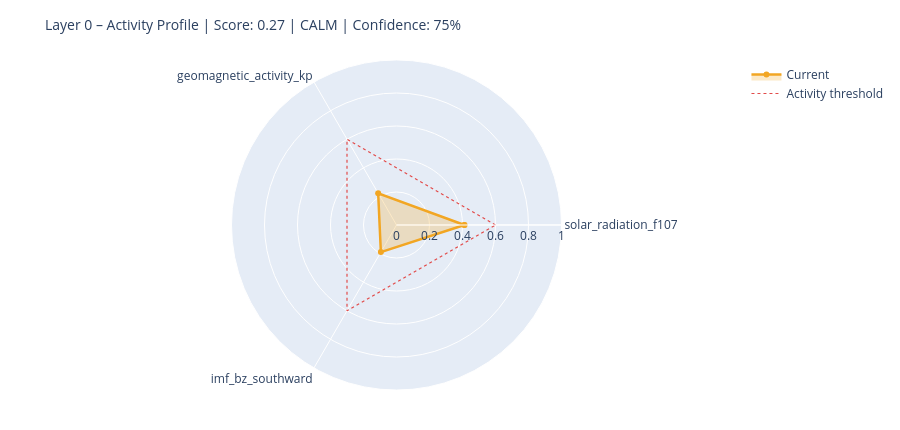

This figure's notebook cell:
### Markdown cell above
---
## 6. State Assessment & Handoff to Layer 1

### Code cell
# ============================================================
# STEP 1 – Collect raw values with source modes
# Mode: 'primary' | 'fallback_3h' | 'last_valid' | 'missing'
# ============================================================

def safe_last(df, col):
    if df is None or col not in df.columns: return None
    s = df[col].dropna()
    return float(s.iloc[-1]) if not s.empty else None

f107_now = safe_last(df_f107, 'f10.7')
bz_now   = safe_last(df_mag,  'bz_gsm')
kp_now   = safe_last(df_kp,   'kp')
sw_now   = safe_last(df_sw,   'speed')

source_modes = {
    'F10.7':    'primary'  if f107_now is not None else 'missing',
    'Kp':       'primary'  if kp_now   is not None else 'missing',
    'IMF_Bz':   'primary'  if bz_now   is not None else 'missing',
    'SW_speed': 'primary'  if sw_now   is not None else 'missing',
}

# Kp Fallback – 3h endpoint
if kp_now is None:
    try:
        r = requests.get(
            'https://services.swpc.noaa.gov/json/noaa-planetary-k-index.json',
            timeout=10)
        r.raise_for_status()
        fb = pd.DataFrame(r.json())
        tc = next((c for c in fb.columns if 'time' in c.lower()), fb.columns[0])
        kc = next((c for c in fb.columns if 'kp' in c.lower() and c != tc), None)
        if kc:
            fb[kc] = fb[kc].astype(str).str.extract(r'([0-9]+(?:\.[0-9]*)?)')[0]
            fb[kc] = pd.to_numeric(fb[kc], errors='coerce')
            fb = fb[fb[kc] >= 0].dropna(subset=[kc])
            if not fb.empty:
                kp_now = float(fb[kc].iloc[-1])
                source_modes['Kp'] = 'fallback_3h'
                print(f'  Kp fallback (3h): {kp_now:.1f}')
    except Exception as e:
        print(f'  Kp fallback failed: {e}')

# Solar Wind Fallback – last valid value
if sw_now is None and df_sw is not None and 'speed' in df_sw.columns:
    s = df_sw['speed'].dropna()
    if not s.empty:
        sw_now = float(s.iloc[-1])
        source_modes['SW_speed'] = 'last_valid'
        print(f'  SW fallback (last_valid): {sw_now:.0f} km/s')

print()
print('Source modes:', source_modes)

# ============================================================
# STEP 2 – Score from available components only
# ============================================================

def norm(v, lo, hi):
    if v is None: return None
    return max(0.0, min(1.0, (v - lo) / (hi - lo)))

COMPONENTS = {
    'solar_radiation_f107':    (f107_now, norm(f107_now, 60, 250)),
    'geomagnetic_activity_kp': (kp_now,   norm(kp_now,   0,   9)),
    'imf_bz_southward':        (bz_now,   norm(-(bz_now or 0) if bz_now else None, -5, 30)
                                           if bz_now is not None else None),
    'solar_wind_speed':        (sw_now,   norm(sw_now, 300, 800)),
}

available   = {k: v[1] for k, v in COMPONENTS.items() if v[1] is not None}
unavailable = [k for k, v in COMPONENTS.items() if v[1] is None]

layer0_score = round(sum(available.values()) / len(available), 4) if available else None
confidence   = round(len(available) / len(COMPONENTS), 2)

level = ('unknown'  if layer0_score is None
         else 'calm'     if layer0_score < 0.3
         else 'moderate' if layer0_score < 0.6
         else 'active')

# ============================================================
# STEP 3 – Dominant Driver
# ============================================================

def dominant_driver(kp, f107, bz, sw):
    candidates = []
    if kp   is not None and kp   >= 4:   candidates.append(('geomagnetic',    kp / 9))
    if sw   is not None and sw   >= 500:  candidates.append(('solar_wind',     sw / 800))
    if bz   is not None and bz   <= -5:   candidates.append(('imf_southward',  abs(bz) / 30))
    if f107 is not None and f107 >= 150:  candidates.append(('solar_radiation',f107 / 250))
    return max(candidates, key=lambda x: x[1])[0] if candidates else 'none'

driver = dominant_driver(kp_now, f107_now, bz_now, sw_now)

# ============================================================
# STEP 4 – Downstream expectations
# ============================================================

def downstream_expectation(driver, score, kp, bz, f107):
    exp = {
        'magnetosphere':        'calm',
        'ionosphere':           'calm',
        'schumann_resonance':   'unchanged',
        'lithosphere_currents': 'low',
    }
    if driver == 'geomagnetic' or (kp and kp >= 5):
        exp['magnetosphere']        = 'compressed / storm'
        exp['ionosphere']           = 'elevated disturbance (TEC variability)'
        exp['schumann_resonance']   = 'elevated amplitude possible'
        exp['lithosphere_currents'] = 'elevated induction currents'
    elif driver == 'imf_southward' or (bz and bz <= -5):
        exp['magnetosphere']        = 'energy coupling active'
        exp['ionosphere']           = 'elevated electron density possible'
        exp['schumann_resonance']   = 'slight modulation possible'
    elif driver == 'solar_radiation' or (f107 and f107 >= 150):
        exp['ionosphere']           = 'elevated ionization (F-layer)'
        exp['schumann_resonance']   = 'slightly elevated background activity'
    return exp

downstream = downstream_expectation(driver, layer0_score, kp_now, bz_now, f107_now)

# ============================================================
# CONSOLE OUTPUT
# ============================================================

W = 58
print('=' * W)
print('LAYER 0 – STATE ASSESSMENT')
print('=' * W)
for name, (raw_v, score_v) in COMPONENTS.items():
    if score_v is not None:
        bar = '█' * int(score_v * 20) + '░' * (20 - int(score_v * 20))
        print(f'  {name:<35}  {bar}  {score_v:.2f}')
    else:
        print(f'  {name:<35}  {"─" * 20}  n/a')
print('-' * W)
print(f'  Score ({len(available)}/{len(COMPONENTS)} components):  {layer0_score:.3f}')
print(f'  Confidence:         {confidence:.0%}')
print(f'  Level:              {level.upper()}')
print(f'  Dominant Driver:    {driver}')

# Radar chart
cats = list(available.keys())
vals = list(available.values())
if len(cats) >= 3:
    fig = go.Figure()
    fig.add_trace(go.Scatterpolar(
        r=vals + [vals[0]], theta=cats + [cats[0]],
        fill='toself', fillcolor='rgba(242,166,35,0.25)',
        line=dict(color='#F2A623', width=2.5), name='Current'
    ))
    fig.add_trace(go.Scatterpolar(
        r=[0.6] * (len(cats) + 1), theta=cats + [cats[0]],
        line=dict(color='#E24B4A', dash='dot', width=1.2),
        mode='lines', name='Activity threshold'
    ))
    fig.update_layout(
        title=dict(text=f'Layer 0 – Activity Profile | Score: {layer0_score:.2f} | {level.upper()} | Confidence: {confidence:.0%}',
                   font=dict(size=14)),
        polar=dict(radialaxis=dict(visible=True, range=[0, 1])),
        height=430, showlegend=True,
        margin=dict(l=60, r=60, t=60, b=40)
    )
    fig.show()

### Figure 1 — Plotly figure (JSON) as saved in the notebook; plotly's stock layout.template omitted (floating-point values rounded to 4 significant figures)
{"data": [{"fill": "toself", "fillcolor": "rgba(242,166,35,0.25)", "line": {"color": "#F2A623", "width": 2.5}, "name": "Current", "r": [0.4116, 0.2222, 0.1894, 0.4116], "theta": ["solar_radiation_f107", "geomagnetic_activity_kp", "imf_bz_southward", "solar_radiation_f107"], "type": "scatterpolar"}, {"line": {"color": "#E24B4A", "dash": "dot", "width": 1.2}, "mode": "lines", "name": "Activity threshold", "r": [0.6, 0.6, 0.6, 0.6], "theta": ["solar_radiation_f107", "geomagnetic_activity_kp", "imf_bz_southward", "solar_radiation_f107"], "type": "scatterpolar"}], "layout": {"height": 430, "margin": {"b": 40, "l": 60, "r": 60, "t": 60}, "polar": {"radialaxis": {"range": [0, 1], "visible": true}}, "showlegend": true, "title": {"font": {"size": 14}, "text": "Layer 0 – Activity Profile | Score: 0.27 | CALM | Confidence: 75%"}}}
